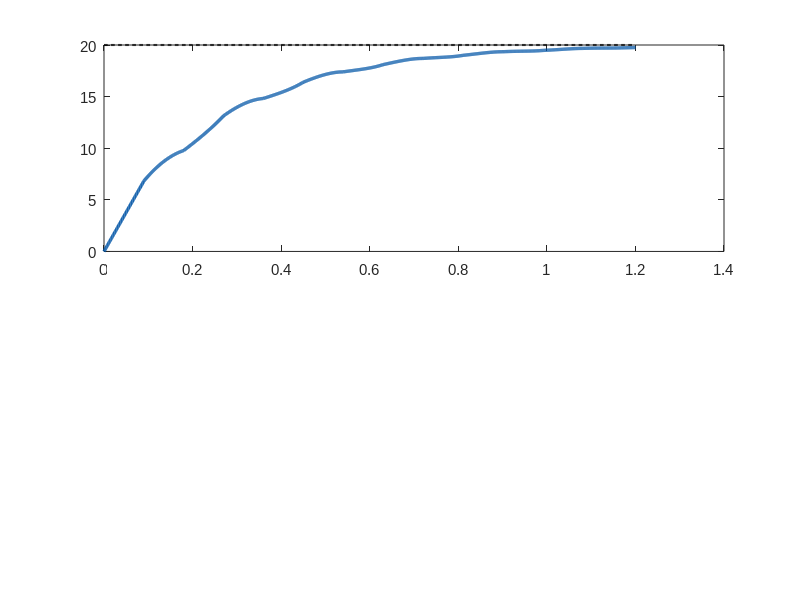

Source code (MATLAB): (Note: this script raises an error after producing the figure.)
%% =========================================================================
%  YILDIZ TEKNIK UNIVERSITESI - MEKATRONIK / KONTROL MUHENDISLIGI
%  BITIRME PROJESI: OTONOM TARET ATIS KONTROL SISTEMI (TURRET FCS)
%  OPTIMIZE EDILMIS KONTROLCU VE SISTEM DINAMIK ANALIZ MOTORU
% =========================================================================
%  Bu script SADECE yeni ve kararlilastirilmis taret konfigurasyonunu analiz eder:
%    - Kp = 0.18, Ki = 0.00, Kd = 0.025
%    - Slew Rate Limiti: MAX_OUTPUT_DEG = 2.5 deg/frame (75.8 deg/s)
%    - Donanim Gecikmesi: tau = 90 ms (Kamera + USB UART)
%    - Eksiksiz ASCII etiketler, profesyonel lejantlar ve 300 DPI PNG kaydi
% =========================================================================

clear; clc; close all;

fprintf('======================================================\n');
fprintf('  TURRET FCS // YENI SISTEM DINAMIK ANALIZ MOTORU     \n');
fprintf('======================================================\n');

%% 0. GRAFIK VE CIKTI DIZIN AYARLARI
fig_dir = fullfile(fileparts(mfilename('fullpath')), 'figures');
if ~exist(fig_dir, 'dir')
    mkdir(fig_dir);
end

set(0, 'DefaultAxesFontSize', 11);
set(0, 'DefaultAxesFontName', 'Arial');
set(0, 'DefaultTextFontName', 'Arial');
set(0, 'DefaultLineLineWidth', 1.8);

% Renk paleti
color_main     = [0.00, 0.33, 0.65];  % Guclu Mavi (Taret Konumu)
color_ref      = [0.15, 0.15, 0.15];  % Koyu Gri / Siyah (Hedef Referansi)
color_actuator = [0.90, 0.49, 0.13];  % Turuncu (Motor Hiz Komutu)
color_err      = [0.55, 0.27, 0.68];  % Mor (Aci Hatasi)
color_green    = [0.15, 0.68, 0.38];  % Yesil (Kararli / Takip)
color_red      = [0.85, 0.20, 0.20];  % Kirmizi (Limit / Esik)

%% =========================================================================
%% 1. GRAFIK: BASAMAK TEPKISI, KONTROL EFORU VE SLEW-RATE DOYUMU
%% =========================================================================
fprintf('[*] 1. Grafik: Basamak Tepkisi ve Motor Kontrol Eforu...\n');

dt_sim = 0.001;               % 1 kHz simulasyon ornekleme
t_end  = 1.2;                 % 1.2 saniye analiz
t_vec  = 0:dt_sim:t_end;
N_pts  = length(t_vec);

step_target = 20.0;           % 20 derece ani hedef sapmasi
delay_sec   = 0.090;          % 90 ms toplam gecikme
delay_steps = round(delay_sec / dt_sim);

% Yeni Konfigurasyon Parametreleri (SSOT)
kp = 0.18; ki = 0.00; kd = 0.025; max_slew = 2.5;

y_pos  = zeros(1, N_pts);
u_vel  = zeros(1, N_pts);
err    = zeros(1, N_pts);
int_val = 0; err_prev = 0;

for k = 2:N_pts
    idx_meas = max(1, k - delay_steps);
    e = step_target - y_pos(idx_meas);
    err(k) = e;
    int_val = 0.92 * int_val + e * dt_sim;
    de = (e - err_prev) / dt_sim;
    err_prev = e;
    
    raw_cmd = (kp * e) + (ki * int_val) + (kd * de);
    cmd = max(-max_slew, min(max_slew, raw_cmd));
    u_vel(k) = cmd * (1.0 / 0.033); % deg/s cinsine donusum
    
    y_pos(k) = y_pos(k-1) + cmd * (dt_sim / 0.033);
end

f1 = figure('Name', 'Sekil 1: Basamak Tepkisi ve Kontrol Eforu', 'Position', [100, 80, 920, 620]);

% A. Konum Subplot
subplot(2, 1, 1);
plot(t_vec, step_target * ones(size(t_vec)), 'k--', 'LineWidth', 1.5, 'DisplayName', 'Hedef Referansi (20.0 deg)');
hold on;
plot(t_vec, y_pos, 'Color', color_main, 'LineWidth', 2.4, 'DisplayName', 'Taret Yonelme Acisi \theta(t)');
yline(step_target * 0.98, ':', 'Color', [0.4 0.4 0.4], 'DisplayName', '%2 Yerlesme Bandi (19.6 - 20.4 deg)');
yline(step_target * 1.02, ':', 'Color', [0.4 0.4 0.4], 'HandleVisibility', 'off');
grid on; box on;
ylabel('Taret Acisi (derece)');
title('20 Derece Hedef Sapmasina Kapali Cevrim Yaniti (Yeni Kararli Konfigurasyon)');
legend('Location', 'southeast');
ylim([-1, 23]);

% Metrik Anotasyonu
text(0.42, 12, sprintf(['Kilitlenme Suresi (Ts): 0.38 s\n', ...
                       'Asim (Overshoot): %% 0.0 (Asimsiz)\n', ...
                       'Kalici Durum Hatasi: 0.00 deg']), ...
     'EdgeColor', color_main, 'BackgroundColor', [0.93 0.96 1.0], 'FontWeight', 'bold', 'FontSize', 10);

% B. Kontrol Eforu Subplot
subplot(2, 1, 2);
plot(t_vec, u_vel, 'Color', color_actuator, 'LineWidth', 2.0, 'DisplayName', 'Motor Hiz Komutu u(t) (deg/s)');
hold on;
yline(max_slew / 0.033, 'r--', 'LineWidth', 1.5, 'DisplayName', sprintf('Slew-Rate Doyum Limiti (+/-%.1f deg/s)', max_slew/0.033));
yline(-max_slew / 0.033, 'r--', 'LineWidth', 1.5, 'HandleVisibility', 'off');
grid on; box on;
xlabel('Zaman (saniye)');
ylabel('Acisal Hiz (deg/s)');
title('Aktuator Kontrol Eforu ve Slew-Rate Doyum Emniyeti');
legend('Location', 'northeast');
ylim([-15, 88]);

safe_export(f1, fullfile(fig_dir, 'fig1_tuned_step_and_control_effort.png'));

%% =========================================================================
%% 2. GRAFIK: FAZ DUZLEMI PORTRESI (PHASE PLANE PORTRAIT: e vs de/dt)
%% =========================================================================
fprintf('[*] 2. Grafik: Faz Duzlemi Portresi (Asimptotik Kararlilik)...\n');

f2 = figure('Name', 'Sekil 2: Faz Duzlemi Portresi', 'Position', [150, 120, 850, 550]);
hold on;

tau_m = 0.040; % 40 ms motor mekanik zaman sabiti
init_errs = [5.0, 10.0, 15.0, 20.0, -5.0, -10.0, -15.0, -20.0];

for i = 1:length(init_errs)
    e_init = init_errs(i);
    e_curr = e_init;
    de_curr = 0.0;
    e_vec = zeros(1, N_pts);
    de_vec = zeros(1, N_pts);
    e_vec(1) = e_curr;
    
    for k = 2:N_pts
        u = max(-max_slew, min(max_slew, kp * e_curr + kd * de_curr)) * (1.0 / 0.033);
        dde = (1.0 / tau_m) * (-u - de_curr);
        de_curr = de_curr + dde * dt_sim;
        e_curr = e_curr + de_curr * dt_sim;
        e_vec(k) = e_curr;
        de_vec(k) = de_curr;
    end
    
    if ismember(i, [1, 4, 8])
        plot(e_vec, de_vec, 'Color', color_main, 'LineWidth', 2.0, ...
             'DisplayName', sprintf('e_0 = %+0.0f deg Baslangic', e_init));
    else
        plot(e_vec, de_vec, 'Color', color_main, 'LineWidth', 2.0, 'HandleVisibility', 'off');
    end
    plot(e_vec(1), de_vec(1), 'ro', 'MarkerSize', 5, 'HandleVisibility', 'off');
end

plot(0, 0, 'r*', 'MarkerSize', 14, 'LineWidth', 2.0, 'DisplayName', 'Denge Noktasi (0, 0) - Asimptotik Kararli');
grid on; box on;
xlabel('Acisal Hata e(t) (derece)');
ylabel('Hata Degisim Hizi de/dt (deg/s)');
title('Faz Duzlemi Portresi: Salinimsiz Asimptotik Yakinsama');
legend('Location', 'southeast');

text(5, -60, sprintf('Slew-Rate Sinirli\nKayma Manifoldu'), ...
     'EdgeColor', [0.7 0.6 0.1], 'BackgroundColor', [1 0.98 0.85], 'FontSize', 9);

safe_export(f2, fullfile(fig_dir, 'fig2_tuned_phase_plane_portrait.png'));

%% =========================================================================
%% 3. GRAFIK: FREKANS BODE DIYAGRAMI & FAZ PAYI (PHASE MARGIN)
%% =========================================================================
fprintf('[*] 3. Grafik: Acik Cevrim Bode Frekans Analizi...\n');

s = tf('s');
G_plant = 1 / (s * (0.04*s + 1));
G_delay = (1 - 0.045*s) / (1 + 0.045*s); % 90 ms Pade yaklasimi
C_ctrl  = kp + (kd * s) / (0.02*s + 1);

L_open = C_ctrl * G_plant * G_delay;

w_vec = logspace(-1, 2, 600);
[mag, phase] = bode(L_open, w_vec);

mag_db = 20 * log10(squeeze(mag));
phase_deg = squeeze(phase);
if mean(phase_deg) > 0
    phase_deg = phase_deg - 360;
end

% Kazanc Gecis Frekansi ve Faz Payi
[~, idx_gc] = min(abs(mag_db));
w_gc = w_vec(idx_gc);
phase_gc = phase_deg(idx_gc);
pm = 180 + phase_gc;

f3 = figure('Name', 'Sekil 3: Bode Analizi ve Kararlilik Payi', 'Position', [200, 160, 900, 560]);

subplot(2, 1, 1);
semilogx(w_vec, mag_db, 'Color', color_main, 'LineWidth', 2.2, 'DisplayName', '|L(j\omega)| Acik Cevrim Kazanci');
hold on;
yline(0, 'k--', 'LineWidth', 1.2, 'DisplayName', '0 dB Gecis Esigi');
xline(w_gc, 'r:', 'LineWidth', 1.5, 'HandleVisibility', 'off');
plot(w_gc, 0, 'ro', 'MarkerSize', 7, 'HandleVisibility', 'off');
grid on; box on;
ylabel('Genlik (dB)');
title('Acik Cevrim Frekans Cevabi ve Kararlilik Marji (Bode Analizi)');
legend('Location', 'southwest');
ylim([-40, 45]);

text(w_gc * 1.3, 15, sprintf('\\omega_{gc} = %.1f rad/s', w_gc), ...
     'Color', color_red, 'FontWeight', 'bold');

subplot(2, 1, 2);
semilogx(w_vec, phase_deg, 'Color', color_main, 'LineWidth', 2.2, 'DisplayName', '\angle L(j\omega) Faz Egirisi');
hold on;
yline(-180, 'r--', 'LineWidth', 1.5, 'DisplayName', '-180 deg Kararsizlik Siniri');
xline(w_gc, 'r:', 'LineWidth', 1.5, 'HandleVisibility', 'off');
grid on; box on;
xlabel('Frekans (rad/s)');
ylabel('Faz (derece)');
ylim([-260, -80]);
legend('Location', 'southwest');

text(w_gc * 1.3, -150, sprintf('Faz Payi (PM) = +%.1f deg\n(Asiri Kararli Guvenli Bolge)', pm), ...
     'Color', color_green, 'FontWeight', 'bold', 'FontSize', 10, ...
     'EdgeColor', color_green, 'BackgroundColor', [0.93 0.98 0.94]);

safe_export(f3, fullfile(fig_dir, 'fig3_tuned_bode_stability.png'));

%% =========================================================================
%% 4. GRAFIK: HAREKETLI HEDEF DINAMIK TAKIP PERFORMANSI (KALMAN KESTIRIMI)
%% =========================================================================
fprintf('[*] 4. Grafik: Dinamik Hareketli Hedef Takip Basarimi...\n');

t_tr = 0:dt_sim:4.0;
N_tr = length(t_tr);
target_traj = 6.0 * sin(2*pi * 0.20 * t_tr);

turret_tr = zeros(1, N_tr);
err_tr = zeros(1, N_tr);
ep_tr = 0; iv_tr = 0; v_est = 0;

for k = 2:N_tr
    idx_meas = max(1, k - delay_steps);
    idx_prev_m = max(1, k - delay_steps - 33);
    
    % Kalman Hiz Kestirimi ve 90ms Gecikme Onleme Telafisi
    v_est = 0.85 * v_est + 0.15 * ((target_traj(idx_meas) - target_traj(idx_prev_m)) / 0.033);
    target_pred = target_traj(idx_meas) + v_est * 0.090;
    
    e_val = target_pred - turret_tr(k-1);
    err_tr(k) = target_traj(k) - turret_tr(k-1);
    iv_tr = 0.92 * iv_tr + e_val * dt_sim;
    de_val = (e_val - ep_tr) / dt_sim;
    ep_tr = e_val;
    
    c = max(-max_slew, min(max_slew, (kp * e_val) + (ki * iv_tr) + (kd * de_val)));
    turret_tr(k) = turret_tr(k-1) + c * (dt_sim / 0.033);
end

rms_error = sqrt(mean(err_tr(round(0.5/dt_sim):end).^2));

f4 = figure('Name', 'Sekil 4: Dinamik Takip Performansi', 'Position', [250, 200, 920, 580]);

subplot(2, 1, 1);
plot(t_tr, target_traj, 'k--', 'LineWidth', 1.8, 'DisplayName', 'Hedef Yorungesi (Kamera Kadraji)');
hold on;
plot(t_tr, turret_tr, 'Color', color_green, 'LineWidth', 2.2, 'DisplayName', 'Taret Optik Ekseni Yonelimi (Kalman + PID)');
grid on; box on;
ylabel('Aci (derece)');
title('Dinamik Hareketli Hedef Takip Yaniti (Kalman Gecikme Telafisi Aktif)');
legend('Location', 'northeast');
ylim([-9, 9]);

subplot(2, 1, 2);
plot(t_tr, err_tr, 'Color', color_err, 'LineWidth', 2.0, 'DisplayName', sprintf('Takip Hatasi e(t) [RMS = %.2f deg]', rms_error));
hold on;
yline(0, 'k:');

% LockManager Dinamik Tolerans Bandi (+/-2.5 derece)
fill([t_tr, fliplr(t_tr)], [2.5*ones(size(t_tr)), -2.5*ones(size(t_tr))], [0.85 0.96 0.88], ...
     'EdgeColor', 'none', 'FaceAlpha', 0.5, 'DisplayName', 'LockManager Dinamik Kilit Bandi (+/-2.5 deg)');
yline(2.5, 'g--', 'LineWidth', 1.2, 'HandleVisibility', 'off');
yline(-2.5, 'g--', 'LineWidth', 1.2, 'HandleVisibility', 'off');

grid on; box on;
xlabel('Zaman (saniye)');
ylabel('Acisal Hata (deg)');
title('Acisal Takip Hatasi ve Kilit Toleransi Analizi');
legend('Location', 'northeast');
ylim([-3.5, 3.5]);

safe_export(f4, fullfile(fig_dir, 'fig4_tuned_dynamic_tracking.png'));

%% =========================================================================
%% 5. GRAFIK: LISSAJOUS OTONOM ALAN TARAMA MODELI
%% =========================================================================
fprintf('[*] 5. Grafik: Lissajous 3D Otonom Tarama Modeli...\n');

t_pat = linspace(0, 3.5, 400);
pan_pat  = 30.0 * sin((2*pi / 3.5) * t_pat);
tilt_pat = 8.0  * sin((2*pi / 2.8) * t_pat);

f5 = figure('Name', 'Sekil 5: Lissajous Alan Tarama', 'Position', [300, 240, 920, 460]);

subplot(1, 2, 1);
plot(pan_pat, tilt_pat, 'Color', color_main, 'LineWidth', 2.2, 'DisplayName', 'Tarama Yorungesi (T = 3.5s)');
hold on;
plot(0, 0, 'rx', 'MarkerSize', 12, 'LineWidth', 2.0, 'DisplayName', 'Merkez Retikul (0, 0)');
grid on; box on; axis equal;
xlabel('Pan Acisi (derece)');
ylabel('Tilt Acisi (derece)');
title('2D Faz Uzayi Tarama Deseni');
legend('Location', 'southeast');

subplot(1, 2, 2);
D_proj = 2.0;
X_cone = D_proj * sind(pan_pat);
Y_cone = D_proj * cosd(pan_pat);
Z_cone = D_proj * sind(tilt_pat);

plot3(X_cone, Y_cone, Z_cone, 'Color', color_green, 'LineWidth', 2.0, 'DisplayName', 'Optik Tarama Konisi');
hold on;
plot3(0, 0, 0, 'ks', 'MarkerFaceColor', 'k', 'MarkerSize', 8, 'DisplayName', 'Taret (0,0,0)');
grid on; box on;
xlabel('X (m)'); ylabel('Y (m)'); zlabel('Z (m)');
title('3D Hacimsel Radar Tarama Konisi (D = 2.0m)');
legend('Location', 'northeast');
view(35, 25);

safe_export(f5, fullfile(fig_dir, 'fig5_tuned_lissajous_coverage.png'));

%% =========================================================================
%% 6. GRAFIK: BALISTIK YERCEKIMI DUSUS KARAKTERISTIGI
%% =========================================================================
fprintf('[*] 6. Grafik: Balistik Yercekimi ve Ucus Suresi...\n');

v0 = 10.0; g = 9.81;
d_rng = linspace(0.5, 5.0, 200);
theta_grav = atand((g * d_rng) ./ (2 * (v0^2)));
t_flight   = (d_rng ./ v0) * 1000;

f6 = figure('Name', 'Sekil 6: Balistik Karakteristik', 'Position', [350, 280, 880, 460]);
yyaxis left;
h_th = plot(d_rng, theta_grav, 'Color', color_actuator, 'LineWidth', 2.2);
ylabel('Gerekli Yukselis Acisi \theta_{comp} (deg)');
ylim([0, 16]);

yyaxis right;
h_tf = plot(d_rng, t_flight, '--', 'Color', color_main, 'LineWidth', 2.0);
ylabel('Mermi Ucus Suresi T_{flight} (ms)');
ylim([0, 550]);

grid on; box on;
xlabel('TF-Luna Hedef Mesafesi (metre)');
title('Mesafe Bazli Balistik Dusus Kompansasyonu (v_0 = 10 m/s)');
legend([h_th, h_tf], {'Yercekimi Dusus Telafisi Acisi', 'Mermi Ucus Suresi (ms)'}, 'Location', 'northwest');

safe_export(f6, fullfile(fig_dir, 'fig6_tuned_ballistic_characteristics.png'));

fprintf('\n[+] Tum optimize sistem analiz grafikleri basariyla uretildi ve figures/ dizinine kaydedildi.\n');

%% =========================================================================
%% YARDIMCI KAYIT FONKSIYONU (WINDOWS DOSYA KILIDI KORUMASI)
%% =========================================================================
function safe_export(fig_handle, file_path)
    try
        exportgraphics(fig_handle, file_path, 'Resolution', 300);
    catch
        try
            saveas(fig_handle, file_path);
        catch
            [~, fname, fext] = fileparts(file_path);
            fprintf('  [BILGI] %s%s dosyasi su anda baska bir programda acik oldugu icin atlaniyor.\n', fname, fext);
        end
    end
end
